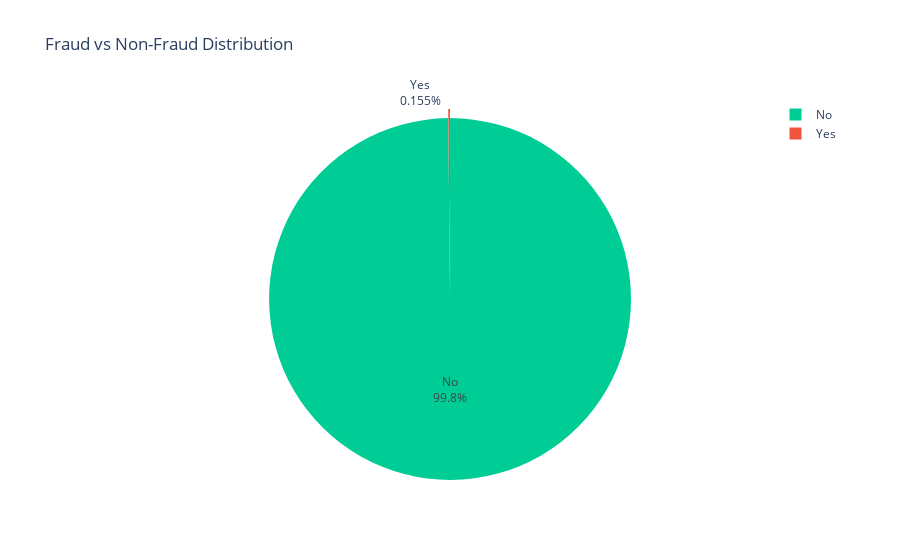
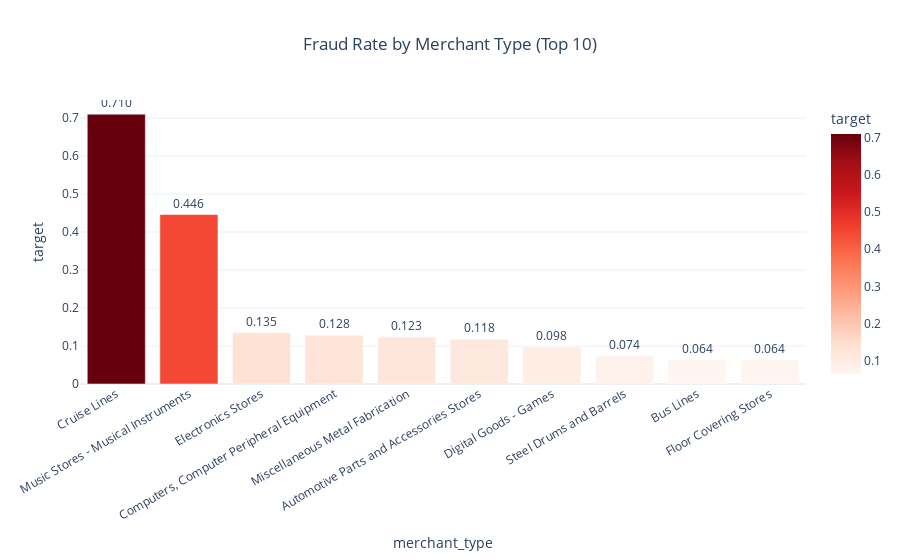
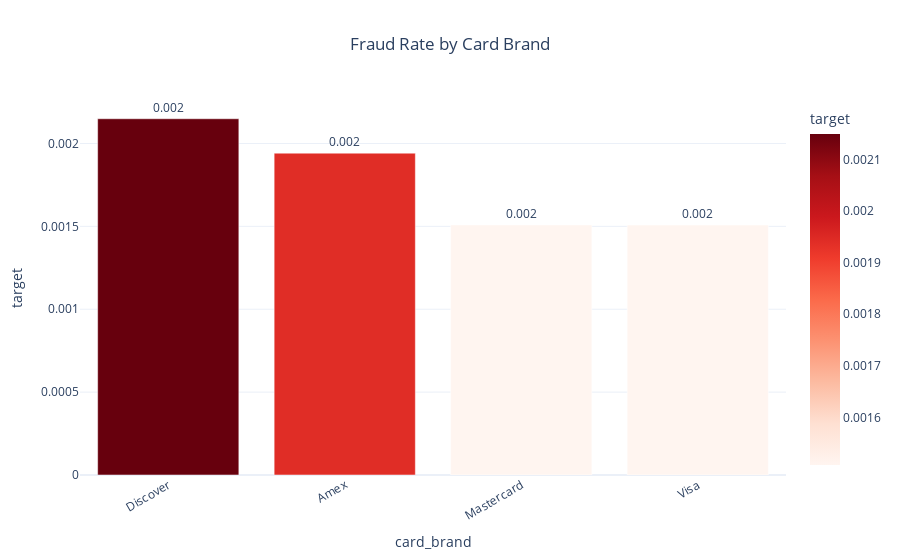
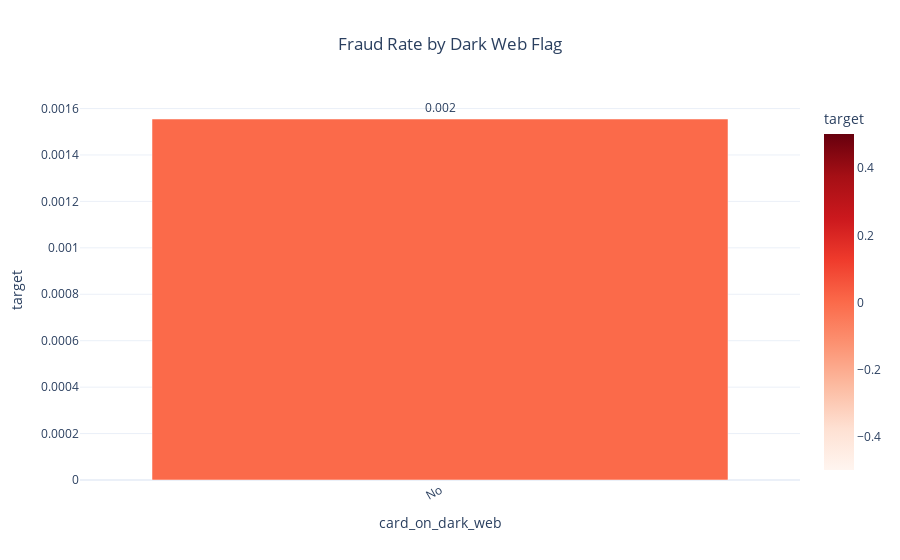

Source (notebook cell) for these figures, in order:
### Code cell
# ============================
# STEP 3 - EXPLORATORY DATA ANALYSIS (Improved)
# ============================

import numpy as np
import pandas as pd
import plotly.express as px
import plotly.graph_objects as go

# --- 1. BASIC STRUCTURE ---
print("\n--- BASIC STRUCTURE ---")
print(f"Rows: {merged_df_small.shape[0]}, Columns: {merged_df_small.shape[1]}")
print("\nColumn Data Types:")
print(merged_df_small.dtypes.value_counts())
print("\nMissing Values (Top 20):")
print(merged_df_small.isnull().sum().sort_values(ascending=False).head(20))

# --- 2. TARGET DISTRIBUTION ---
if 'target' in merged_df_small.columns:
    target_counts = merged_df_small['target'].value_counts()
    target_perc = (target_counts / len(merged_df_small) * 100).round(2)
    print("\n--- TARGET DISTRIBUTION ---")
    print(pd.concat([target_counts, target_perc], axis=1, keys=["Count", "Percentage"]))

    fig = px.pie(
        names=target_counts.index,
        values=target_counts.values,
        title="Fraud vs Non-Fraud Distribution",
        color=target_counts.index,
        color_discrete_sequence=['#00cc96', '#EF553B']
    )
    fig.update_traces(textinfo='percent+label', pull=[0.05, 0])
    fig.show()

# --- 3. NUMERIC SUMMARY ---
num_cols = merged_df_small.select_dtypes(include=[np.number]).columns
if len(num_cols) > 0:
    print("\n--- NUMERIC SUMMARY STATS ---")
    display(merged_df_small[num_cols].describe().T)

# --- 4. HIGH-CARDINALITY CATEGORICAL VARIABLES ---
cat_cols = merged_df_small.select_dtypes(include=['object']).columns
cardinality = merged_df_small[cat_cols].nunique().sort_values(ascending=False)
print("\n--- CATEGORICAL VARIABLES (Top 10 by # unique values) ---")
print(cardinality.head(10))

# --- 5. FRAUD DISTRIBUTION BY CATEGORIES ---
df_temp = merged_df_small.copy()
df_temp['target'] = df_temp['target'].map({'Yes': 1, 'No': 0})

def plot_fraud_rate(df, col, title):
    """Reusable function to plot fraud rate bar chart"""
    fraud_rate = df.groupby(col)['target'].mean().sort_values(ascending=False).head(10).reset_index()
    fig = px.bar(
        fraud_rate,
        x=col,
        y='target',
        title=title,
        text='target',
        color='target',
        color_continuous_scale='Reds'
    )
    fig.update_traces(texttemplate='%{text:.3f}', textposition='outside')
    fig.update_layout(xaxis_tickangle=-30, template='plotly_white', title_x=0.5)
    fig.show()

# Merchant type
if 'merchant_type' in df_temp.columns:
    plot_fraud_rate(df_temp, 'merchant_type', 'Fraud Rate by Merchant Type (Top 10)')

# Card brand
if 'card_brand' in df_temp.columns:
    plot_fraud_rate(df_temp, 'card_brand', 'Fraud Rate by Card Brand')

# Dark web flag
if 'card_on_dark_web' in df_temp.columns:
    plot_fraud_rate(df_temp, 'card_on_dark_web', 'Fraud Rate by Dark Web Flag')

# Chip usage
if 'use_chip' in df_temp.columns:
    plot_fraud_rate(df_temp, 'use_chip', 'Fraud Rate by Chip Usage')

# --- 6. TIME PATTERNS ---
if 'date' in merged_df_small.columns:
    merged_df_small['date'] = pd.to_datetime(merged_df_small['date'], errors='coerce')
    merged_df_small['hour'] = merged_df_small['date'].dt.hour
    merged_df_small['day_of_week'] = merged_df_small['date'].dt.dayofweek

    # Fraud rate by hour
    hourly_fraud = merged_df_small.groupby('hour')['target'].apply(lambda x: (x == 'Yes').mean()).reset_index()
    fig = px.bar(hourly_fraud, x='hour', y='target', title='Fraud Rate by Hour of Day',
                 labels={'target': 'Fraud Rate'}, color='target', color_continuous_scale='Reds')
    fig.update_layout(template='plotly_white', title_x=0.5)
    fig.show()

    # Fraud rate by day of week
    dow_fraud = merged_df_small.groupby('day_of_week')['target'].apply(lambda x: (x == 'Yes').mean()).reset_index()
    day_labels = ['Mon', 'Tue', 'Wed', 'Thu', 'Fri', 'Sat', 'Sun']
    dow_fraud['day_of_week'] = dow_fraud['day_of_week'].map(dict(zip(range(7), day_labels)))
    fig = px.bar(dow_fraud, x='day_of_week', y='target', title='Fraud Rate by Day of Week',
                 labels={'target': 'Fraud Rate'}, color='target', color_continuous_scale='Reds')
    fig.update_layout(template='plotly_white', title_x=0.5)
    fig.show()

### Figure 1 — Plotly figure (JSON) as saved in the notebook; plotly's stock layout.template omitted (floating-point values rounded to 4 significant figures)
{"data": [{"customdata": [["No"], ["Yes"]], "domain": {"x": [0, 1], "y": [0, 1]}, "hovertemplate": "label=%{label}<br>value=%{value}<br>color=%{customdata[0]}<extra></extra>", "labels": ["No", "Yes"], "legendgroup": "", "marker": {"colors": ["#00cc96", "#EF553B"]}, "name": "", "pull": [0.05, 0], "showlegend": true, "textinfo": "percent+label", "type": "pie", "values": [2005425, 3123]}], "layout": {"legend": {"tracegroupgap": 0}, "piecolorway": ["#00cc96", "#EF553B"], "title": {"text": "Fraud vs Non-Fraud Distribution"}}}

### Figure 2 — Plotly figure (JSON) as saved in the notebook; plotly's stock layout.template omitted (floating-point values rounded to 4 significant figures)
{"data": [{"hovertemplate": "merchant_type=%{x}<br>target=%{marker.color}<extra></extra>", "legendgroup": "", "marker": {"color": [0.7101, 0.4462, 0.135, 0.1282, 0.1231, 0.1176, 0.09751, 0.07407, 0.06395, 0.06383], "coloraxis": "coloraxis", "pattern": {"shape": ""}}, "name": "", "orientation": "v", "showlegend": false, "text": [0.7101, 0.4462, 0.135, 0.1282, 0.1231, 0.1176, 0.09751, 0.07407, 0.06395, 0.06383], "textposition": "outside", "texttemplate": "%{text:.3f}", "type": "bar", "x": ["Cruise Lines", "Music Stores - Musical Instruments", "Electronics Stores", "Computers, Computer Peripheral Equipment", "Miscellaneous Metal Fabrication", "Automotive Parts and Accessories Stores", "Digital Goods - Games", "Steel Drums and Barrels", "Bus Lines", "Floor Covering Stores"], "xaxis": "x", "y": [0.7101, 0.4462, 0.135, 0.1282, 0.1231, 0.1176, 0.09751, 0.07407, 0.06395, 0.06383], "yaxis": "y"}], "layout": {"barmode": "relative", "coloraxis": {"colorbar": {"title": {"text": "target"}}, "colorscale": [[0, "rgb(255,245,240)"], [0.125, "rgb(254,224,210)"], [0.25, "rgb(252,187,161)"], [0.375, "rgb(252,146,114)"], [0.5, "rgb(251,106,74)"], [0.625, "rgb(239,59,44)"], [0.75, "rgb(203,24,29)"], [0.875, "rgb(165,15,21)"], [1, "rgb(103,0,13)"]]}, "legend": {"tracegroupgap": 0}, "title": {"text": "Fraud Rate by Merchant Type (Top 10)", "x": 0.5}, "xaxis": {"anchor": "y", "domain": [0, 1], "tickangle": -30, "title": {"text": "merchant_type"}}, "yaxis": {"anchor": "x", "domain": [0, 1], "title": {"text": "target"}}}}

### Figure 3 — Plotly figure (JSON) as saved in the notebook; plotly's stock layout.template omitted (floating-point values rounded to 4 significant figures)
{"data": [{"hovertemplate": "card_brand=%{x}<br>target=%{marker.color}<extra></extra>", "legendgroup": "", "marker": {"color": [0.002149, 0.001942, 0.001509, 0.001508], "coloraxis": "coloraxis", "pattern": {"shape": ""}}, "name": "", "orientation": "v", "showlegend": false, "text": [0.002149, 0.001942, 0.001509, 0.001508], "textposition": "outside", "texttemplate": "%{text:.3f}", "type": "bar", "x": ["Discover", "Amex", "Mastercard", "Visa"], "xaxis": "x", "y": [0.002149, 0.001942, 0.001509, 0.001508], "yaxis": "y"}], "layout": {"barmode": "relative", "coloraxis": {"colorbar": {"title": {"text": "target"}}, "colorscale": [[0, "rgb(255,245,240)"], [0.125, "rgb(254,224,210)"], [0.25, "rgb(252,187,161)"], [0.375, "rgb(252,146,114)"], [0.5, "rgb(251,106,74)"], [0.625, "rgb(239,59,44)"], [0.75, "rgb(203,24,29)"], [0.875, "rgb(165,15,21)"], [1, "rgb(103,0,13)"]]}, "legend": {"tracegroupgap": 0}, "title": {"text": "Fraud Rate by Card Brand", "x": 0.5}, "xaxis": {"anchor": "y", "domain": [0, 1], "tickangle": -30, "title": {"text": "card_brand"}}, "yaxis": {"anchor": "x", "domain": [0, 1], "title": {"text": "target"}}}}

### Figure 4 — Plotly figure (JSON) as saved in the notebook; plotly's stock layout.template omitted (floating-point values rounded to 4 significant figures)
{"data": [{"hovertemplate": "card_on_dark_web=%{x}<br>target=%{marker.color}<extra></extra>", "legendgroup": "", "marker": {"color": [0.001555], "coloraxis": "coloraxis", "pattern": {"shape": ""}}, "name": "", "orientation": "v", "showlegend": false, "text": [0.001555], "textposition": "outside", "texttemplate": "%{text:.3f}", "type": "bar", "x": ["No"], "xaxis": "x", "y": [0.001555], "yaxis": "y"}], "layout": {"barmode": "relative", "coloraxis": {"colorbar": {"title": {"text": "target"}}, "colorscale": [[0, "rgb(255,245,240)"], [0.125, "rgb(254,224,210)"], [0.25, "rgb(252,187,161)"], [0.375, "rgb(252,146,114)"], [0.5, "rgb(251,106,74)"], [0.625, "rgb(239,59,44)"], [0.75, "rgb(203,24,29)"], [0.875, "rgb(165,15,21)"], [1, "rgb(103,0,13)"]]}, "legend": {"tracegroupgap": 0}, "title": {"text": "Fraud Rate by Dark Web Flag", "x": 0.5}, "xaxis": {"anchor": "y", "domain": [0, 1], "tickangle": -30, "title": {"text": "card_on_dark_web"}}, "yaxis": {"anchor": "x", "domain": [0, 1], "title": {"text": "target"}}}}
